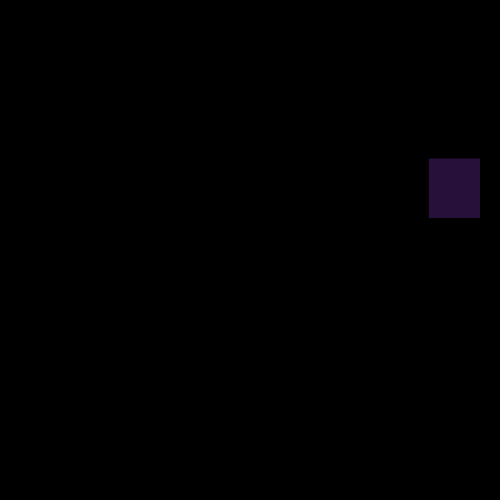
Frame 1 (no input)
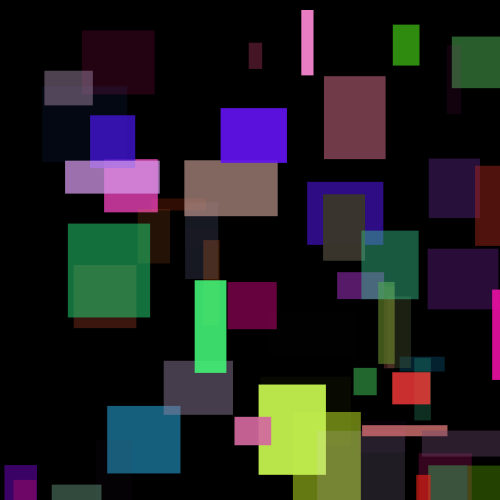
Frame 60 (the mouse pressed at the canvas centre just before this capture)
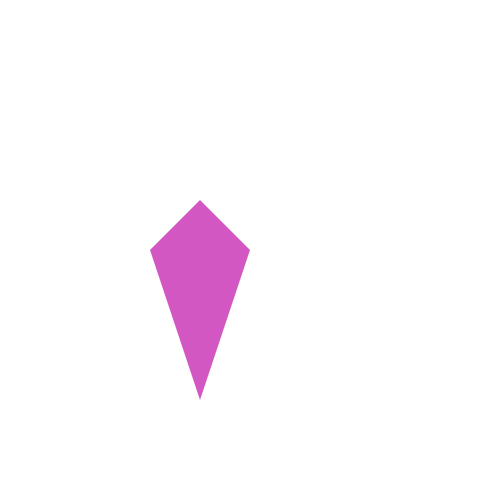
Frame 120 (the mouse held since frame 60 and released just before this capture)

The Processing sketch that drew these frames (run headless with seeded random() and noise(); from frame 60 on, the mouse is pressed at the canvas centre):

// Processing sketch: processing_12776
// ── processing_12776.pde

//Emily Rose 
//Assignment 3
//September 23, 2010
//erose@brynmawr.edu

float r ;
float g ;
float b ;
float a ;  
 
float x ;
float y ;
float w ; 
float h ;

void setup () {
  size(500,500) ;
  background (0) ;
  smooth () ; 
}

void drawMyRect () {
  
  
  r = random(255) ;
  g = random(255) ;
  b = random(255) ;
  a = random(255) ;
  
  x = random(width) ;
  y = random(height) ; 
  w = random(10,100) ; 
  h = random(10,100) ;
  
  noStroke () ;
  fill (r,g,b,a) ;
 rect (x,y,w,h); 
 
}
  void draw () {
  drawMyRect() ;
   if (keyPressed) {
    background (0) ; 
     noFill() ;
    rect (0,0, 499,499) ;
    fill (r,g,b,a) ;
    quad(mouseX,mouseY,mouseX-50,mouseY-50,mouseX-100,mouseY,mouseX-50,mouseY+150);
  }
  if (mousePressed) {
    background(255) ;
    noFill() ;
    rect (0,0, 499,499) ;
    fill (r,g,b,a) ;
    quad(mouseX,mouseY,mouseX-50,mouseY-50,mouseX-100,mouseY,mouseX-50,mouseY+150);
     
  }
  
  }
